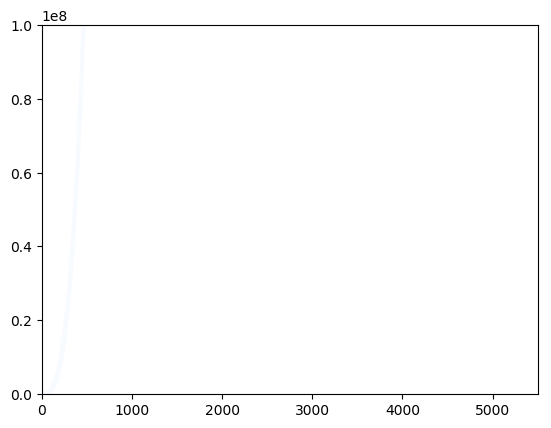

The script that saved this image:
import matplotlib.pyplot as plt

# x_values=[1,2,3,4,5]
# y_values=[1,8,27,64,125]

x_values=list(range(1,5001))
y_values=[x*x*x for x in x_values]

plt.scatter(x_values,y_values,c=y_values,cmap=plt.cm.Blues,s=4)

plt.axis([0,5500,0,100000000])

plt.savefig('cube_of_numbers',bbox_inches='tight')